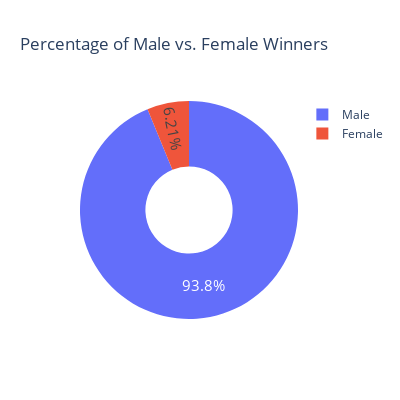

The code cell stored with this chart in its notebook:
### Markdown cell above
# Plotly Donut Chart: Percentage of Male vs. Female Laureates

### Code cell
biology = df_data['sex'].value_counts()
fig = px.pie(labels=biology.index, 
             values=biology.values,
             title="Percentage of Male vs. Female Winners",
             names=biology.index,
             hole=0.4,)
fig.update_traces(textposition='inside', textfont_size=15, textinfo='percent')
fig.update_layout(
    width=400,  
    height=400,  
)
fig.show()

### Figure 1 — Plotly figure (JSON) as saved in the notebook; plotly's stock layout.template omitted (floating-point values rounded to 4 significant figures)
{"data": [{"domain": {"x": [0, 1], "y": [0, 1]}, "hole": 0.4, "hovertemplate": "label=%{label}<br>value=%{value}<extra></extra>", "labels": ["Male", "Female"], "legendgroup": "", "name": "", "showlegend": true, "textfont": {"size": 15}, "textinfo": "percent", "textposition": "inside", "type": "pie", "values": [876, 58]}], "layout": {"height": 400, "legend": {"tracegroupgap": 0}, "title": {"text": "Percentage of Male vs. Female Winners"}, "width": 400}}
